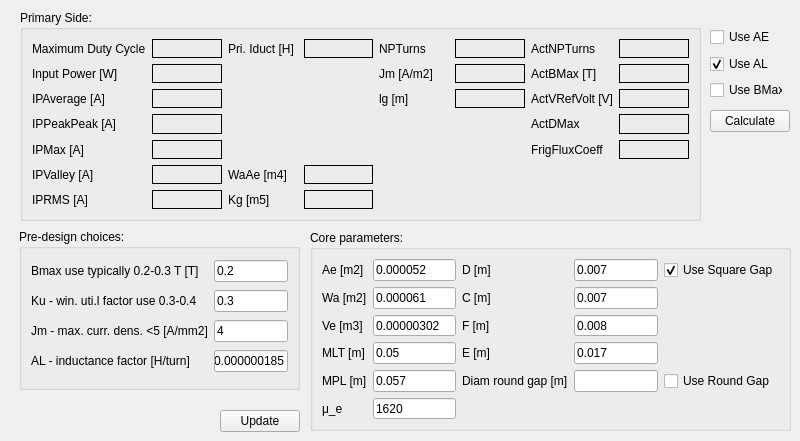
    <widget class="QWidget" name="TransElectr">
     <attribute name="title">
      <string>Transf. Electr.</string>
     </attribute>
     <widget class="QGroupBox" name="PrimSide">
      <property name="geometry">
       <rect>
        <x>20</x>
        <y>10</y>
        <width>681</width>
        <height>211</height>
       </rect>
      </property>
      <property name="title">
       <string>Primary Side:</string>
      </property>
      <layout class="QGridLayout" name="gridLayout_8">
       <item row="4" column="7">
        <widget class="QLabel" name="label_75">
         <property name="text">
          <string>ActDMax</string>
         </property>
        </widget>
       </item>
       <item row="0" column="3">
        <widget class="QLabel" name="InductPri">
         <property name="frameShape">
          <enum>QFrame::Box</enum>
         </property>
         <property name="text">
          <string/>
         </property>
        </widget>
       </item>
       <item row="3" column="4">
        <widget class="QLabel" name="label_66">
         <property name="text">
          <string>lg [m]</string>
         </property>
        </widget>
       </item>
       <item row="6" column="2">
        <widget class="QLabel" name="label_67">
         <property name="text">
          <string>WaAe [m4]</string>
         </property>
        </widget>
       </item>
       <item row="2" column="4">
        <widget class="QLabel" name="label_70">
         <property name="text">
          <string>Jm [A/m2]</string>
         </property>
        </widget>
       </item>
       <item row="5" column="1">
        <widget class="QLabel" name="CurPriMax">
         <property name="frameShape">
          <enum>QFrame::Box</enum>
         </property>
         <property name="text">
          <string/>
         </property>
        </widget>
       </item>
       <item row="4" column="0">
        <widget class="QLabel" name="label_58">
         <property name="text">
          <string>IPPeakPeak [A]</string>
         </property>
        </widget>
       </item>
       <item row="3" column="5">
        <widget class="QLabel" name="LengAirGap">
         <property name="frameShape">
          <enum>QFrame::Box</enum>
         </property>
         <property name="text">
          <string/>
         </property>
        </widget>
       </item>
       <item row="6" column="3">
        <widget class="QLabel" name="WaAe">
         <property name="frameShape">
          <enum>QFrame::Box</enum>
         </property>
         <property name="text">
          <string/>
         </property>
        </widget>
       </item>
       <item row="0" column="0">
        <widget class="QLabel" name="label_52">
         <property name="text">
          <string>Maximum Duty Cycle</string>
         </property>
        </widget>
       </item>
       <item row="0" column="1">
        <widget class="QLabel" name="MaxDutyCycle">
         <property name="frameShape">
          <enum>QFrame::Box</enum>
         </property>
         <property name="text">
          <string/>
         </property>
        </widget>
       </item>
       <item row="2" column="5">
        <widget class="QLabel" name="CurrDensity">
         <property name="frameShape">
          <enum>QFrame::Box</enum>
         </property>
         <property name="text">
          <string/>
         </property>
        </widget>
       </item>
       <item row="0" column="2">
        <widget class="QLabel" name="label_53">
         <property name="text">
          <string>Pri. Iduct [H]</string>
         </property>
        </widget>
       </item>
       <item row="0" column="7">
        <widget class="QLabel" name="label_93">
         <property name="text">
          <string>ActNPTurns</string>
         </property>
        </widget>
       </item>
       <item row="4" column="1">
        <widget class="QLabel" name="CurPriPkPk">
         <property name="frameShape">
          <enum>QFrame::Box</enum>
         </property>
         <property name="text">
          <string/>
         </property>
        </widget>
       </item>
       <item row="2" column="0">
        <widget class="QLabel" name="label_54">
         <property name="text">
          <string>Input Power [W]</string>
         </property>
        </widget>
       </item>
       <item row="6" column="1">
        <widget class="QLabel" name="CurPriValley">
         <property name="frameShape">
          <enum>QFrame::Box</enum>
         </property>
         <property name="text">
          <string/>
         </property>
        </widget>
       </item>
       <item row="2" column="7">
        <widget class="QLabel" name="label_71">
         <property name="text">
          <string>ActBMax [T]</string>
         </property>
        </widget>
       </item>
       <item row="2" column="8">
        <widget class="QLabel" name="ActBMax">
         <property name="frameShape">
          <enum>QFrame::Box</enum>
         </property>
         <property name="text">
          <string/>
         </property>
        </widget>
       </item>
       <item row="5" column="7">
        <widget class="QLabel" name="label_78">
         <property name="text">
          <string>FrigFluxCoeff</string>
         </property>
        </widget>
       </item>
       <item row="3" column="1">
        <widget class="QLabel" name="CurrPriAverage">
         <property name="frameShape">
          <enum>QFrame::Box</enum>
         </property>
         <property name="text">
          <string/>
         </property>
        </widget>
       </item>
       <item row="3" column="0">
        <widget class="QLabel" name="label_57">
         <property name="text">
          <string>IPAverage [A]</string>
         </property>
        </widget>
       </item>
       <item row="3" column="7">
        <widget class="QLabel" name="label_47">
         <property name="text">
          <string>ActVRefVolt [V]</string>
         </property>
        </widget>
       </item>
       <item row="0" column="5">
        <widget class="QLabel" name="PrimaryNum">
         <property name="frameShape">
          <enum>QFrame::Box</enum>
         </property>
         <property name="text">
          <string/>
         </property>
        </widget>
       </item>
       <item row="6" column="0">
        <widget class="QLabel" name="label_60">
         <property name="text">
          <string>IPValley [A]</string>
         </property>
        </widget>
       </item>
       <item row="5" column="0">
        <widget class="QLabel" name="label_59">
         <property name="text">
          <string>IPMax [A]</string>
         </property>
        </widget>
       </item>
       <item row="2" column="1">
        <widget class="QLabel" name="InputPWR">
         <property name="frameShape">
          <enum>QFrame::Box</enum>
         </property>
         <property name="text">
          <string/>
         </property>
        </widget>
       </item>
       <item row="3" column="8">
        <widget class="QLabel" name="ActReflVolt">
         <property name="frameShape">
          <enum>QFrame::Box</enum>
         </property>
         <property name="text">
          <string/>
         </property>
        </widget>
       </item>
       <item row="4" column="8">
        <widget class="QLabel" name="ActDutyMax">
         <property name="frameShape">
          <enum>QFrame::Box</enum>
         </property>
         <property name="text">
          <string/>
         </property>
        </widget>
       </item>
       <item row="7" column="0">
        <widget class="QLabel" name="label_61">
         <property name="text">
          <string>IPRMS [A]</string>
         </property>
        </widget>
       </item>
       <item row="7" column="2">
        <widget class="QLabel" name="label_65">
         <property name="text">
          <string>Kg [m5]</string>
         </property>
        </widget>
       </item>
       <item row="7" column="3">
        <widget class="QLabel" name="GeomCoeff">
         <property name="frameShape">
          <enum>QFrame::Box</enum>
         </property>
         <property name="text">
          <string/>
         </property>
        </widget>
       </item>
       <item row="0" column="4">
        <widget class="QLabel" name="label_74">
         <property name="text">
          <string>NPTurns</string>
         </property>
        </widget>
       </item>
       <item row="7" column="1">
        <widget class="QLabel" name="CurPriRMS">
         <property name="frameShape">
          <enum>QFrame::Box</enum>
         </property>
         <property name="text">
          <string/>
         </property>
        </widget>
       </item>
       <item row="5" column="8">
        <widget class="QLabel" name="FrigRluxCoeff">
         <property name="frameShape">
          <enum>QFrame::Box</enum>
         </property>
         <property name="text">
          <string/>
         </property>
        </widget>
       </item>
       <item row="0" column="8">
        <widget class="QLabel" name="ActPrimaryNum">
         <property name="frameShape">
          <enum>QFrame::Box</enum>
         </property>
         <property name="text">
          <string/>
         </property>
        </widget>
       </item>
      </layout>
     </widget>
     <widget class="QGroupBox" name="TransPreDesign">
      <property name="geometry">
       <rect>
        <x>19</x>
        <y>229</y>
        <width>281</width>
        <height>161</height>
       </rect>
      </property>
      <property name="title">
       <string>Pre-design choices:</string>
      </property>
      <layout class="QGridLayout" name="gridLayout_6">
       <item row="0" column="0">
        <widget class="QLabel" name="label_62">
         <property name="text">
          <string>Bmax use typically 0.2-0.3 T [T]</string>
         </property>
        </widget>
       </item>
       <item row="0" column="1">
        <widget class="QLineEdit" name="InputBMax">
         <property name="text">
          <string>0.2</string>
         </property>
        </widget>
       </item>
       <item row="1" column="0">
        <widget class="QLabel" name="label_63">
         <property name="text">
          <string>Ku - win. uti.l factor use 0.3-0.4</string>
         </property>
        </widget>
       </item>
       <item row="1" column="1">
        <widget class="QLineEdit" name="WinUtilFact">
         <property name="text">
          <string>0.3</string>
         </property>
        </widget>
       </item>
       <item row="2" column="0">
        <widget class="QLabel" name="label_64">
         <property name="text">
          <string>Jm - max. curr. dens. &lt;5 [A/mm2]</string>
         </property>
        </widget>
       </item>
       <item row="2" column="1">
        <widget class="QLineEdit" name="MaxCurrDens">
         <property name="text">
          <string>4</string>
         </property>
        </widget>
       </item>
       <item row="3" column="0">
        <widget class="QLabel" name="label_77">
         <property name="text">
          <string>AL - inductance factor [H/turn]</string>
         </property>
        </widget>
       </item>
       <item row="3" column="1">
        <widget class="QLineEdit" name="InductanceFact">
         <property name="text">
          <string>0.000000185</string>
         </property>
        </widget>
       </item>
      </layout>
     </widget>
     <widget class="QGroupBox" name="CoreParam">
      <property name="geometry">
       <rect>
        <x>310</x>
        <y>230</y>
        <width>481</width>
        <height>201</height>
       </rect>
      </property>
      <property name="title">
       <string>Core parameters:</string>
      </property>
      <layout class="QGridLayout" name="gridLayout_7">
       <item row="2" column="2">
        <widget class="QLabel" name="label_127">
         <property name="text">
          <string>F [m]</string>
         </property>
        </widget>
       </item>
       <item row="2" column="3">
        <widget class="QLineEdit" name="Fsize">
         <property name="text">
          <string>0.008</string>
         </property>
        </widget>
       </item>
       <item row="2" column="1">
        <widget class="QLineEdit" name="VE">
         <property name="text">
          <string>0.00000302</string>
         </property>
        </widget>
       </item>
       <item row="1" column="0">
        <widget class="QLabel" name="label_72">
         <property name="text">
          <string>Wa [m2]</string>
         </property>
        </widget>
       </item>
       <item row="4" column="0">
        <widget class="QLabel" name="label_68">
         <property name="text">
          <string>MPL [m]</string>
         </property>
        </widget>
       </item>
       <item row="0" column="1">
        <widget class="QLineEdit" name="AE">
         <property name="text">
          <string>0.000052</string>
         </property>
        </widget>
       </item>
       <item row="4" column="4">
        <widget class="QCheckBox" name="RGap">
         <property name="text">
          <string>Use Round Gap</string>
         </property>
        </widget>
       </item>
       <item row="0" column="4">
        <widget class="QCheckBox" name="SGap">
         <property name="text">
          <string>Use Square Gap</string>
         </property>
         <property name="checked">
          <bool>true</bool>
         </property>
        </widget>
       </item>
       <item row="2" column="0">
        <widget class="QLabel" name="label_124">
         <property name="text">
          <string>Ve [m3]</string>
         </property>
        </widget>
       </item>
       <item row="0" column="3">
        <widget class="QLineEdit" name="Dsize">
         <property name="text">
          <string>0.007</string>
         </property>
        </widget>
       </item>
       <item row="4" column="3">
        <widget class="QLineEdit" name="RGDiam"/>
       </item>
       <item row="3" column="0">
        <widget class="QLabel" name="label_73">
         <property name="text">
          <string>MLT [m]</string>
         </property>
        </widget>
       </item>
       <item row="3" column="2">
        <widget class="QLabel" name="label_128">
         <property name="text">
          <string>E [m]</string>
         </property>
        </widget>
       </item>
       <item row="1" column="2">
        <widget class="QLabel" name="label_126">
         <property name="text">
          <string>C [m]</string>
         </property>
        </widget>
       </item>
       <item row="1" column="1">
        <widget class="QLineEdit" name="WA">
         <property name="text">
          <string>0.000061</string>
         </property>
        </widget>
       </item>
       <item row="3" column="1">
        <widget class="QLineEdit" name="MLT">
         <property name="text">
          <string>0.05</string>
         </property>
        </widget>
       </item>
       <item row="1" column="3">
        <widget class="QLineEdit" name="Csize">
         <property name="text">
          <string>0.007</string>
         </property>
        </widget>
       </item>
       <item row="3" column="3">
        <widget class="QLineEdit" name="Esize">
         <property name="text">
          <string>0.017</string>
         </property>
        </widget>
       </item>
       <item row="4" column="2">
        <widget class="QLabel" name="label_130">
         <property name="text">
          <string>Diam round gap [m]</string>
         </property>
        </widget>
       </item>
       <item row="0" column="0">
        <widget class="QLabel" name="label_69">
         <property name="text">
          <string>Ae [m2]</string>
         </property>
        </widget>
       </item>
       <item row="4" column="1">
        <widget class="QLineEdit" name="MPL">
         <property name="text">
          <string>0.057</string>
         </property>
        </widget>
       </item>
       <item row="0" column="2">
        <widget class="QLabel" name="label_125">
         <property name="text">
          <string>D [m]</string>
         </property>
        </widget>
       </item>
       <item row="5" column="1">
        <widget class="QLineEdit" name="MUE">
         <property name="text">
          <string>1620</string>
         </property>
        </widget>
       </item>
       <item row="5" column="0">
        <widget class="QLabel" name="label_116">
         <property name="text">
          <string>μ_e</string>
         </property>
        </widget>
       </item>
      </layout>
     </widget>
     <widget class="QCheckBox" name="BMUse">
      <property name="geometry">
       <rect>
        <x>710</x>
        <y>80</y>
        <width>73</width>
        <height>20</height>
       </rect>
      </property>
      <property name="text">
       <string>Use BMax</string>
      </property>
     </widget>
     <widget class="QCheckBox" name="ALUse">
      <property name="geometry">
       <rect>
        <x>710</x>
        <y>54</y>
        <width>59</width>
        <height>20</height>
       </rect>
      </property>
      <property name="text">
       <string>Use AL</string>
      </property>
      <property name="checked">
       <bool>true</bool>
      </property>
     </widget>
     <widget class="QCheckBox" name="AEUse">
      <property name="geometry">
       <rect>
        <x>710</x>
        <y>27</y>
        <width>60</width>
        <height>20</height>
       </rect>
      </property>
      <property name="text">
       <string>Use AE</string>
      </property>
     </widget>
     <widget class="QPushButton" name="CalcPrimarySidePushButton">
      <property name="geometry">
       <rect>
        <x>710</x>
        <y>110</y>
        <width>80</width>
        <height>22</height>
       </rect>
      </property>
      <property name="text">
       <string>Calculate</string>
      </property>
     </widget>
     <widget class="QPushButton" name="UpdateCoreParamPushButton">
      <property name="geometry">
       <rect>
        <x>220</x>
        <y>410</y>
        <width>80</width>
        <height>22</height>
       </rect>
      </property>
      <property name="text">
       <string>Update</string>
      </property>
     </widget>
    </widget>
